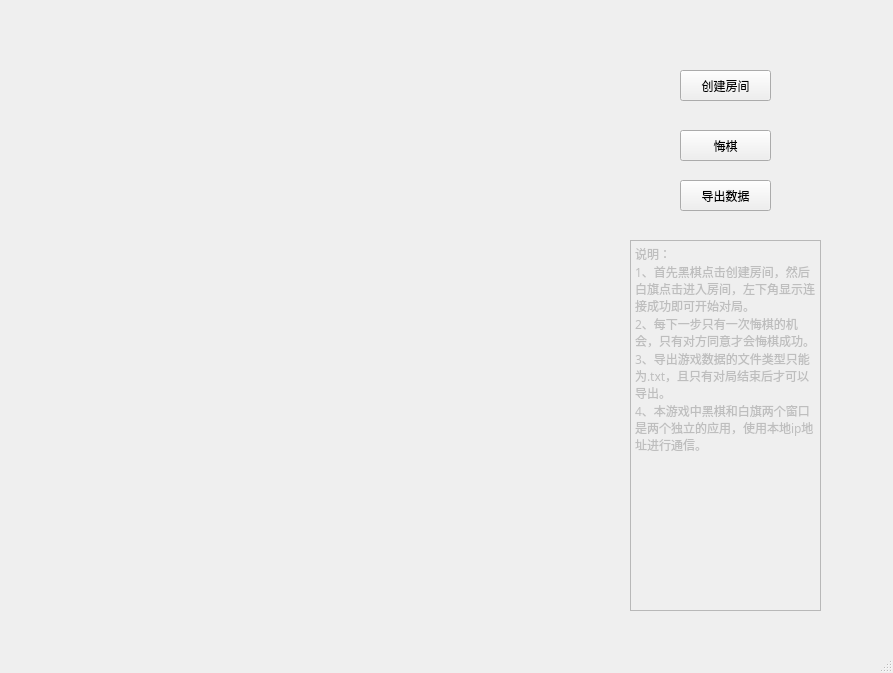
<?xml version="1.0" encoding="UTF-8"?>
<ui version="4.0">
 <class>MainWindow</class>
 <widget class="QMainWindow" name="MainWindow">
  <property name="geometry">
   <rect>
    <x>0</x>
    <y>0</y>
    <width>893</width>
    <height>673</height>
   </rect>
  </property>
  <property name="windowTitle">
   <string>MainWindow</string>
  </property>
  <widget class="QWidget" name="centralwidget">
   <widget class="QWidget" name="widget" native="true">
    <property name="geometry">
     <rect>
      <x>6</x>
      <y>6</y>
      <width>214</width>
      <height>34</height>
     </rect>
    </property>
    <layout class="QHBoxLayout" name="horizontalLayout"/>
   </widget>
   <widget class="QPushButton" name="setListen">
    <property name="geometry">
     <rect>
      <x>680</x>
      <y>70</y>
      <width>91</width>
      <height>31</height>
     </rect>
    </property>
    <property name="text">
     <string>创建房间</string>
    </property>
   </widget>
   <widget class="QPushButton" name="back">
    <property name="geometry">
     <rect>
      <x>680</x>
      <y>130</y>
      <width>91</width>
      <height>31</height>
     </rect>
    </property>
    <property name="text">
     <string>悔棋</string>
    </property>
   </widget>
   <widget class="QPushButton" name="gamedata">
    <property name="geometry">
     <rect>
      <x>680</x>
      <y>180</y>
      <width>91</width>
      <height>31</height>
     </rect>
    </property>
    <property name="text">
     <string>导出数据</string>
    </property>
   </widget>
   <widget class="QTextEdit" name="textEdit">
    <property name="enabled">
     <bool>false</bool>
    </property>
    <property name="geometry">
     <rect>
      <x>630</x>
      <y>240</y>
      <width>191</width>
      <height>371</height>
     </rect>
    </property>
    <property name="font">
     <font>
      <family>Arial Black</family>
      <weight>75</weight>
      <bold>true</bold>
     </font>
    </property>
    <property name="html">
     <string>&lt;!DOCTYPE HTML PUBLIC &quot;-//W3C//DTD HTML 4.0//EN&quot; &quot;http://www.w3.org/TR/REC-html40/strict.dtd&quot;&gt;
&lt;html&gt;&lt;head&gt;&lt;meta name=&quot;qrichtext&quot; content=&quot;1&quot; /&gt;&lt;style type=&quot;text/css&quot;&gt;
p, li { white-space: pre-wrap; }
&lt;/style&gt;&lt;/head&gt;&lt;body style=&quot; font-family:'Arial Black'; font-size:9pt; font-weight:600; font-style:normal;&quot;&gt;
&lt;p style=&quot; margin-top:0px; margin-bottom:0px; margin-left:0px; margin-right:0px; -qt-block-indent:0; text-indent:0px;&quot;&gt;&lt;span style=&quot; font-family:'SimSun'; font-weight:400;&quot;&gt;说明：&lt;/span&gt;&lt;/p&gt;
&lt;p style=&quot; margin-top:0px; margin-bottom:0px; margin-left:0px; margin-right:0px; -qt-block-indent:0; text-indent:0px;&quot;&gt;&lt;span style=&quot; font-family:'SimSun'; font-weight:400;&quot;&gt;1、首先黑棋点击创建房间，然后白旗点击进入房间，左下角显示连接成功即可开始对局。&lt;/span&gt;&lt;/p&gt;
&lt;p style=&quot; margin-top:0px; margin-bottom:0px; margin-left:0px; margin-right:0px; -qt-block-indent:0; text-indent:0px;&quot;&gt;&lt;span style=&quot; font-family:'SimSun'; font-weight:400;&quot;&gt;2、每下一步只有一次悔棋的机会，只有对方同意才会悔棋成功。&lt;/span&gt;&lt;/p&gt;
&lt;p style=&quot; margin-top:0px; margin-bottom:0px; margin-left:0px; margin-right:0px; -qt-block-indent:0; text-indent:0px;&quot;&gt;&lt;span style=&quot; font-family:'SimSun'; font-weight:400;&quot;&gt;3、导出游戏数据的文件类型只能为.txt，且只有对局结束后才可以导出。&lt;/span&gt;&lt;/p&gt;
&lt;p style=&quot; margin-top:0px; margin-bottom:0px; margin-left:0px; margin-right:0px; -qt-block-indent:0; text-indent:0px;&quot;&gt;&lt;span style=&quot; font-family:'SimSun'; font-weight:400;&quot;&gt;4、本游戏中黑棋和白旗两个窗口是两个独立的应用，使用本地ip地址进行通信。&lt;/span&gt;&lt;/p&gt;&lt;/body&gt;&lt;/html&gt;</string>
    </property>
   </widget>
  </widget>
  <widget class="QMenuBar" name="menubar">
   <property name="geometry">
    <rect>
     <x>0</x>
     <y>0</y>
     <width>893</width>
     <height>17</height>
    </rect>
   </property>
  </widget>
  <widget class="QStatusBar" name="statusbar"/>
 </widget>
 <resources/>
 <connections/>
</ui>
